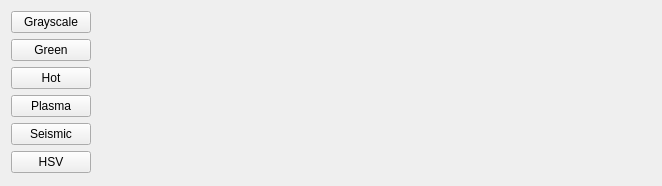
             <widget class="QWidget" name="scrollAreaWidgetContents">
              <property name="geometry">
               <rect>
                <x>0</x>
                <y>0</y>
                <width>662</width>
                <height>186</height>
               </rect>
              </property>
              <layout class="QFormLayout" name="formLayout_2">
               <item row="0" column="0">
                <widget class="QPushButton" name="grayscaleButton">
                 <property name="text">
                  <string>Grayscale</string>
                 </property>
                </widget>
               </item>
               <item row="1" column="0">
                <widget class="QPushButton" name="greenButton">
                 <property name="text">
                  <string>Green</string>
                 </property>
                </widget>
               </item>
               <item row="2" column="0">
                <widget class="QPushButton" name="hotButton">
                 <property name="text">
                  <string>Hot</string>
                 </property>
                </widget>
               </item>
               <item row="3" column="0">
                <widget class="QPushButton" name="plasmaButton">
                 <property name="text">
                  <string>Plasma</string>
                 </property>
                </widget>
               </item>
               <item row="5" column="0">
                <widget class="QPushButton" name="hsvButton">
                 <property name="text">
                  <string>HSV</string>
                 </property>
                </widget>
               </item>
               <item row="4" column="0">
                <widget class="QPushButton" name="seismicButton">
                 <property name="text">
                  <string>Seismic</string>
                 </property>
                </widget>
               </item>
               <item row="0" column="1">
                <widget class="QLabel" name="grayscaleSample">
                 <property name="text">
                  <string/>
                 </property>
                </widget>
               </item>
               <item row="1" column="1">
                <widget class="QLabel" name="greenSample">
                 <property name="text">
                  <string/>
                 </property>
                </widget>
               </item>
               <item row="2" column="1">
                <widget class="QLabel" name="hotSample">
                 <property name="text">
                  <string/>
                 </property>
                </widget>
               </item>
               <item row="3" column="1">
                <widget class="QLabel" name="plasmaSample">
                 <property name="text">
                  <string/>
                 </property>
                </widget>
               </item>
               <item row="4" column="1">
                <widget class="QLabel" name="seismicSample">
                 <property name="text">
                  <string/>
                 </property>
                </widget>
               </item>
               <item row="5" column="1">
                <widget class="QLabel" name="hsvSample">
                 <property name="text">
                  <string/>
                 </property>
                </widget>
               </item>
              </layout>
             </widget>
